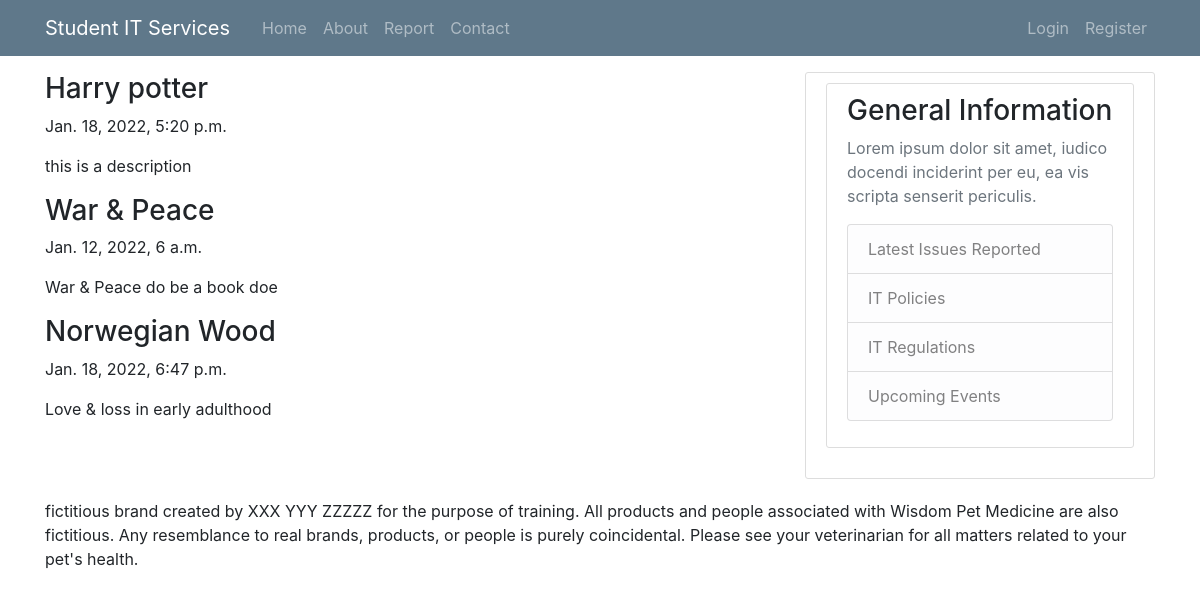
The app's page /, older data.
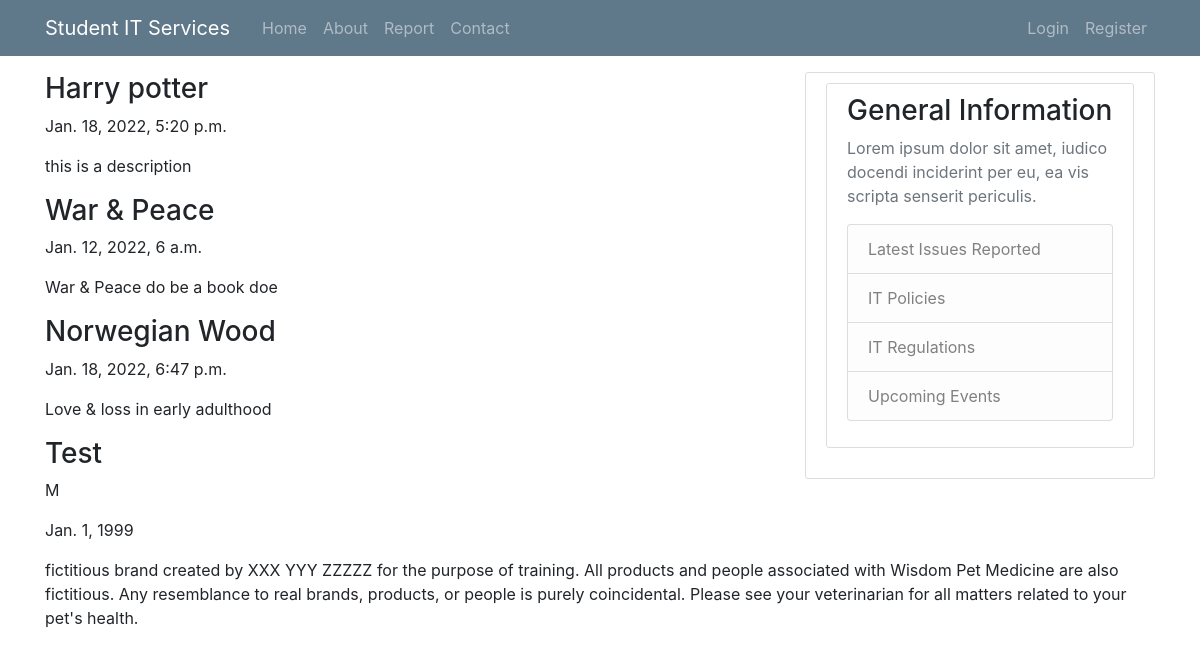
The same page, newer data.
### bookreporting/models.py (models this page shows)
class Book(models.Model):
    name = models.CharField(max_length=100)
    submitter = models.CharField(max_length=100)
    submission_date = models.DateTimeField()
    description = models.TextField(blank=True)
    authors = models.ManyToManyField('author',blank=True)

class Author(models.Model):
    Gender_Choices=[('F', 'Female'),('M', 'Male'),('Other','Other')]
    name = models.CharField(max_length=100)
    gender = models.CharField(max_length=10, choices=Gender_Choices,blank=True)
    dob = models.DateField()

### bookreporting/views.py (the view)
# urls.py: 2. Add a URL to urlpatterns:  path('', views.home, name='home')
def home(request):
    books = Book.objects.all()
    authors = Author.objects.all()
    return render(request, 'home.html', {'books':books,'authors':authors})

### bookreporting/templates/home.html
{% extends "base.html" %}
{%block content%}
<div>
    {% for book in books %}
    <div class="bookname">
            <h3>{{ book.name|capfirst }}</h3>
        <p>
            {{ book.submission_date}}
        </p>
        <p>
            {{book.description}}
        </p>
    </div>
    {% endfor %}
</div>
<div>
    {% for author in authors %}
    <div class="authorname">
            <h3>{{ author.name|capfirst }}</h3>
        <p>
            {{ author.gender}}
        </p>
        <p>
            {{author.dob}}
        </p>
    </div>
    {% endfor %}
</div>
{%endblock%}

Row changes from the older to the newer data that the page shows:
added Author: name "Test", gender "M", dob "Jan. 1, 1999"
